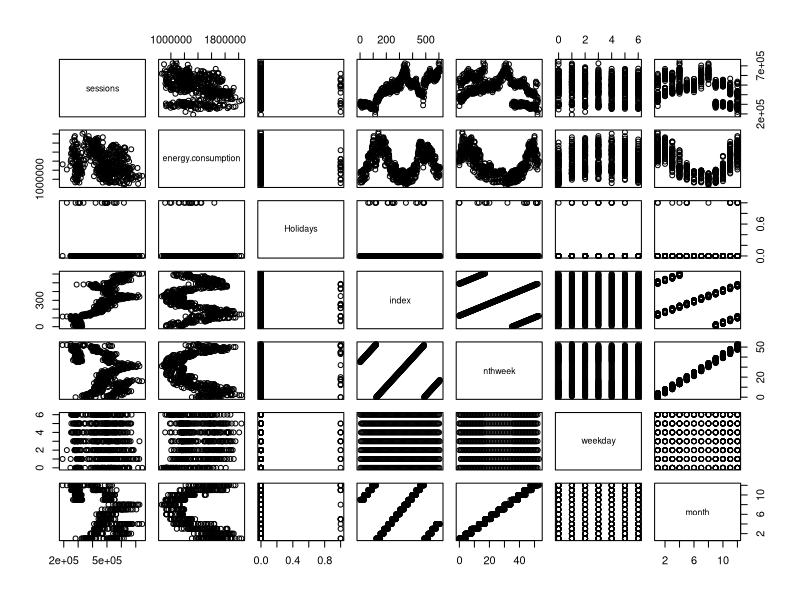
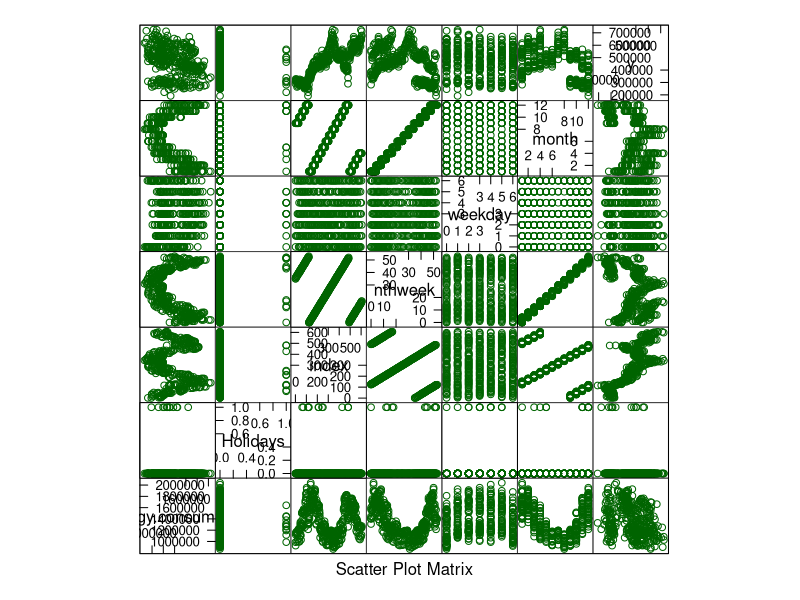

These charts were generated, in order, by the following R code: (Note: this script raises an error after producing the figures.)

library(caret)
library(ggplot2)
data <- read.csv("TripAdvisor//tidyData.csv",header=TRUE)

data <- data[1:607,]

#, "festival"
cf<- c( "weekday" ,"month")
#data[,cf]<- lapply(data[,cf], as.factor)

sf <- c("date","sessions","energy.consumption","Holidays","index",
        "nthweek","weekday" , "month")
data <- data[,sf]
subdata <- data[,c(-1)]
#print(head(subdata))
inTrain <- createDataPartition(y=subdata$sessions,p = 0.7,list=FALSE)
training <-  subdata[inTrain,]
testing <-  subdata[-inTrain,]
print (head(training))
trellis.par.set(theme = col.whitebg(), warn = FALSE)
plot(subdata)
featurePlot(x = training[,c("energy.consumption","Holidays","index","nthweek","weekday" , "month")],
            y = training$sessions,
            plot="pairs")

#fit <- train(training$sessions~., method = "lm",data = training) 
#,preProcess = "pca"
#finMod <- fit$finalModel
#pred <- predict(fit,testing)
attach(testing)

qplot(sessions,pred,data = testing)